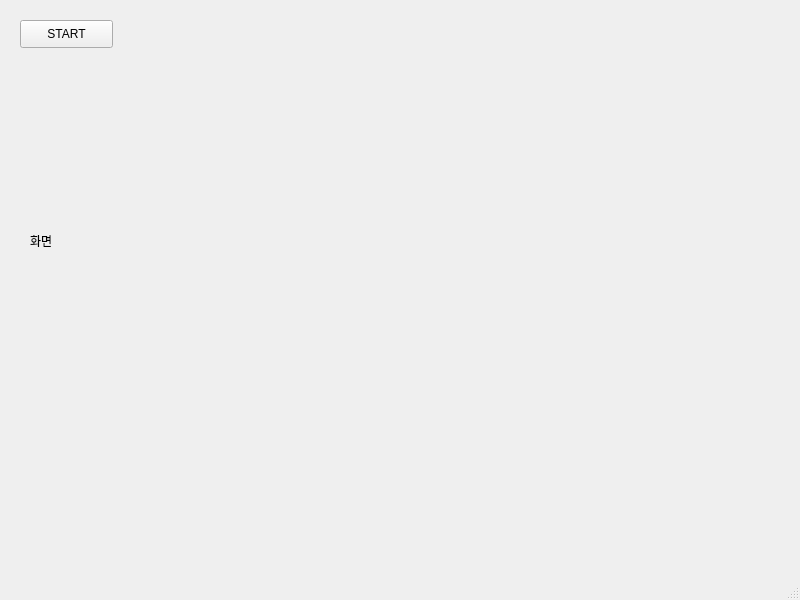
<?xml version="1.0" encoding="UTF-8"?>
<ui version="4.0">
 <class>MainWindow</class>
 <widget class="QMainWindow" name="MainWindow">
  <property name="geometry">
   <rect>
    <x>0</x>
    <y>0</y>
    <width>800</width>
    <height>600</height>
   </rect>
  </property>
  <property name="windowTitle">
   <string>MainWindow</string>
  </property>
  <widget class="QWidget" name="centralwidget">
   <widget class="QLabel" name="preview">
    <property name="geometry">
     <rect>
      <x>30</x>
      <y>80</y>
      <width>741</width>
      <height>321</height>
     </rect>
    </property>
    <property name="text">
     <string>화면</string>
    </property>
   </widget>
   <widget class="QPushButton" name="btn_start">
    <property name="geometry">
     <rect>
      <x>20</x>
      <y>20</y>
      <width>93</width>
      <height>28</height>
     </rect>
    </property>
    <property name="text">
     <string>START</string>
    </property>
   </widget>
  </widget>
  <widget class="QMenuBar" name="menubar">
   <property name="geometry">
    <rect>
     <x>0</x>
     <y>0</y>
     <width>800</width>
     <height>26</height>
    </rect>
   </property>
  </widget>
  <widget class="QStatusBar" name="statusbar"/>
 </widget>
 <resources/>
 <connections/>
</ui>
